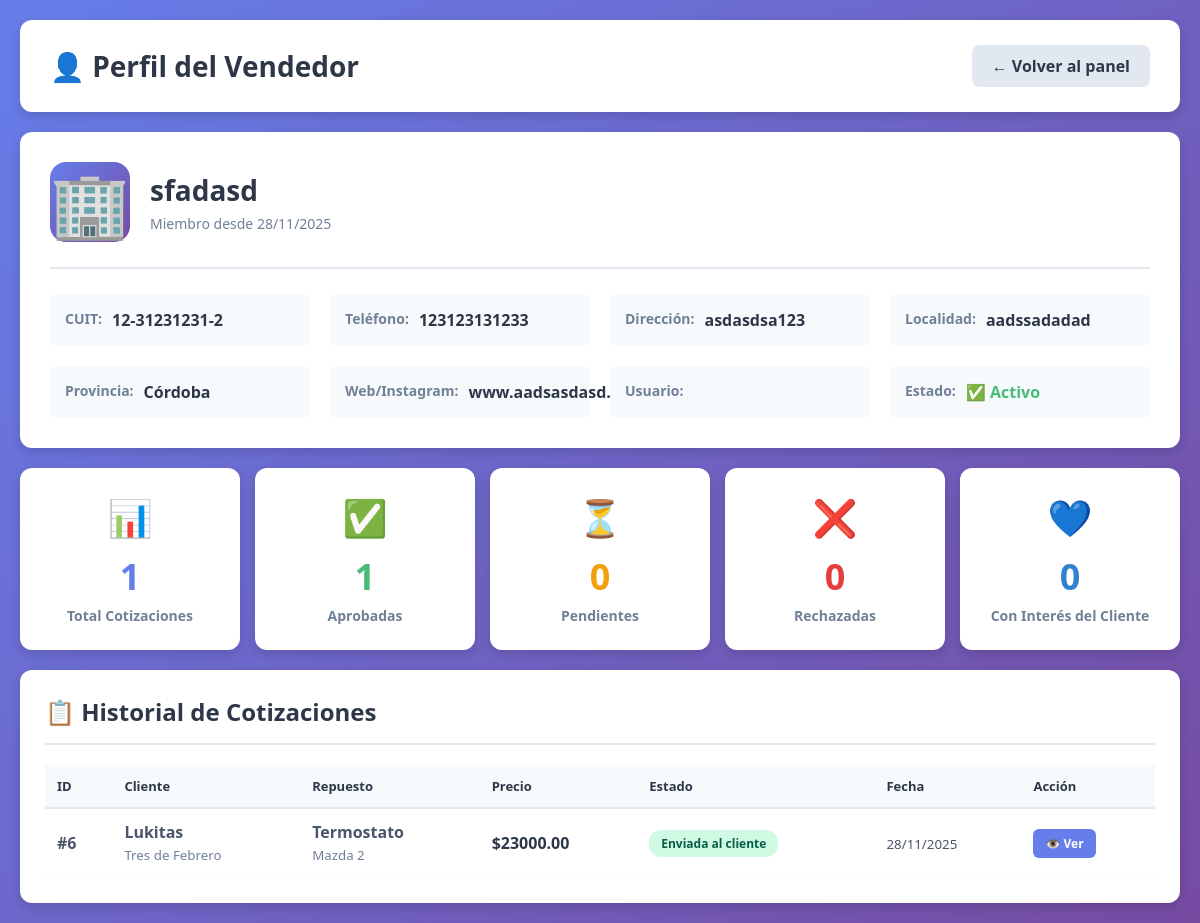
The app's page /vender/admin/vendedor/4/ (signed in) with its own data.
### core/models.py (models this page shows, shortened)
class VendedorEmpresa(models.Model):
    user = models.OneToOneField(User, on_delete=models.CASCADE, related_name='vendedor_empresa')
    nombre_empresa = models.CharField(max_length=200, verbose_name="Nombre de la Empresa")
    cuit = models.CharField(max_length=13, verbose_name="CUIT", unique=True)
    telefono = models.CharField(max_length=20, verbose_name="Teléfono")
    direccion = models.CharField(max_length=300, verbose_name="Dirección")
    localidad = models.CharField(max_length=200, verbose_name="Localidad")
    provincia = models.CharField(max_length=200, verbose_name="Provincia")
    web_ig = models.CharField(max_length=200, verbose_name="Web/Instagram", blank=True)
    latitud = models.DecimalField(max_digits=10, decimal_places=7, verbose_name="Latitud", null=True, blank=True)
    longitud = models.DecimalField(max_digits=10, decimal_places=7, verbose_name="Longitud", null=True, blank=True)
    fecha_registro = models.DateTimeField(auto_now_add=True)
    activo = models.BooleanField(default=True)
    class Meta:
        verbose_name = "Vendedor Empresa"
        verbose_name_plural = "Vendedores Empresas"

class Cotizacion(models.Model):
    ESTADOS = [
        ("pendiente", "Pendiente de revisión"),
        ("enviada", "Enviada al cliente"),
        ("rechazada", "Rechazada"),
        ("cliente_interesado", "Cliente interesado"),
    ]
    solicitud = models.ForeignKey(
        SolicitudCompra,
        on_delete=models.CASCADE,
        related_name="cotizaciones"
    )
    vendedor = models.ForeignKey(
        VendedorEmpresa,
        on_delete=models.CASCADE,
        related_name="cotizaciones"
    )
    precio = models.DecimalField(max_digits=12, decimal_places=2, verbose_name="Precio")
    comentarios = models.TextField(blank=True, verbose_name="Comentarios")
    estado = models.CharField(
        max_length=20,
        choices=ESTADOS,
        default="pendiente",
        verbose_name="Estado"
    )
    fecha_creacion = models.DateTimeField(auto_now_add=True)
    fecha_envio = models.DateTimeField(null=True, blank=True)
    class Meta:
        verbose_name = "Cotización"
        verbose_name_plural = "Cotizaciones"
        unique_together = ['solicitud', 'vendedor']
        ordering = ['-fecha_creacion']

class SolicitudCompra(models.Model):
    URGENCIA_CHOICES = [
        ('baja', 'Baja - Puedo esperar'),
        ('media', 'Media - Lo necesito pronto'),
        ('alta', 'Alta - Urgente'),
        ('super_alta', 'Super Alta - Muy Urgente (en hora)'),
    ]
    CATEGORIA_CHOICES = [
        ('motor', 'Motor'),
        ('transmision', 'Transmisión'),
        ('suspension', 'Suspensión'),
        ('frenos', 'Frenos'),
        ('electrico', 'Sistema Eléctrico'),
        ('carroceria', 'Carrocería'),
        ('interior', 'Interior'),
        ('otros', 'Otros'),
    ]
    marca_auto = models.CharField(max_length=100, verbose_name="Marca del Auto")
    modelo_auto = models.CharField(max_length=100, verbose_name="Modelo del Auto", blank=True)
    año_auto = models.IntegerField(verbose_name="Año del Auto", null=True, blank=True)
    nro_chasis = models.CharField(max_length=100, verbose_name="VIN/Número de Chasis", blank=True, default='')
    categoria_repuesto = models.CharField(max_length=50, choices=CATEGORIA_CHOICES, verbose_name="Categoría del Repuesto")
    repuesto_especifico = models.CharField(max_length=200, verbose_name="Repuesto Específico")
    descripcion_adicional = models.TextField(verbose_name="Descripción Adicional", blank=True)
    urgencia = models.CharField(max_length=20, choices=URGENCIA_CHOICES, verbose_name="Nivel de Urgencia")
    nombre = models.CharField(max_length=200, verbose_name="Nombre")
    celular = models.CharField(max_length=20, verbose_name="Celular", default='')
    localidad = models.CharField(max_length=200, verbose_name="Localidad", blank=True, default='')
    zona = models.CharField(max_length=200, verbose_name="Zona/Provincia", blank=True, default='')
    fecha_solicitud = models.DateTimeField(auto_now_add=True)
    activa = models.BooleanField(default=True)
    class Meta:
        verbose_name = "Solicitud de Compra"
        verbose_name_plural = "Solicitudes de Compra"
        ordering = ['-fecha_solicitud']

### quiero_vender/views.py (the view)
# urls.py: path('admin/vendedor/<int:vendedor_id>/', views.perfil_vendedor_admin, name='perfil_vendedor_admin'),
@staff_member_required
def perfil_vendedor_admin(request, vendedor_id):
    vendedor = get_object_or_404(VendedorEmpresa, id=vendedor_id)
    cotizaciones = Cotizacion.objects.filter(
        vendedor=vendedor
    ).select_related('solicitud').order_by('-fecha_creacion')
    estadisticas = {
        'total_cotizaciones': cotizaciones.count(),
        'aprobadas': cotizaciones.filter(estado='enviada').count(),
        'rechazadas': cotizaciones.filter(estado='rechazada').count(),
        'pendientes': cotizaciones.filter(estado='pendiente').count(),
        'con_interes': cotizaciones.filter(estado='cliente_interesado').count(),
    }
    context = {
        'vendedor': vendedor,
        'cotizaciones': cotizaciones,
        'estadisticas': estadisticas,
    }
    return render(request, 'perfil_vendedor_admin.html', context)

### quiero_vender/templates/perfil_vendedor_admin.html (shortened to what this page needs)
{% load static %}
<!DOCTYPE html>
<html lang="es">
<head>
</head>
<body>
    <div class="container">
        <div class="header">
            <h1>👤 Perfil del Vendedor</h1>
            <a href="{% url 'admin_cotizaciones' %}" class="btn-back">← Volver al panel</a>
        </div>
        <div class="perfil-card">
            <div class="perfil-header">
                <div class="perfil-icon">🏢</div>
                <div class="perfil-info">
                    <h2>{{ vendedor.nombre_empresa }}</h2>
                    <p>Miembro desde {{ vendedor.fecha_registro|date:"d/m/Y" }}</p>
                </div>
            </div>
            <div class="info-grid">
                <div class="info-item">
                    <span class="info-label">CUIT:</span>
                    <span class="info-value">{{ vendedor.cuit }}</span>
                </div>
                <div class="info-item">
                    <span class="info-label">Teléfono:</span>
                    <span class="info-value">{{ vendedor.telefono }}</span>
                </div>
                <div class="info-item">
                    <span class="info-label">Dirección:</span>
                    <span class="info-value">{{ vendedor.direccion }}</span>
                </div>
                <div class="info-item">
                    <span class="info-label">Localidad:</span>
                    <span class="info-value">{{ vendedor.localidad }}</span>
                </div>
                <div class="info-item">
                    <span class="info-label">Provincia:</span>
                    <span class="info-value">{{ vendedor.provincia }}</span>
                </div>
                {% if vendedor.web_ig %}
                <div class="info-item">
                    <span class="info-label">Web/Instagram:</span>
                    <span class="info-value">{{ vendedor.web_ig }}</span>
                </div>
                {% endif %}
                <div class="info-item">
                    <span class="info-label">Usuario:</span>
                    <span class="info-value">{{ vendedor.user.email }}</span>
                </div>
                <div class="info-item">
                    <span class="info-label">Estado:</span>
                    <span class="info-value">
                        {% if vendedor.activo %}
                            <span style="color: #48bb78;">✅ Activo</span>
                        {% else %}
                            <span style="color: #e53e3e;">❌ Inactivo</span>
                        {% endif %}
                    </span>
                </div>
            </div>
        </div>
        <div class="stats-container">
            <div class="stat-card">
                <div class="stat-icon">📊</div>
                <div class="stat-number stat-total">{{ estadisticas.total_cotizaciones }}</div>
                <div class="stat-label">Total Cotizaciones</div>
            </div>
            <div class="stat-card">
                <div class="stat-icon">✅</div>
                <div class="stat-number stat-aprobadas">{{ estadisticas.aprobadas }}</div>
                <div class="stat-label">Aprobadas</div>
            </div>
            <div class="stat-card">
                <div class="stat-icon">⏳</div>
                <div class="stat-number stat-pendientes">{{ estadisticas.pendientes }}</div>
                <div class="stat-label">Pendientes</div>
            </div>
            <div class="stat-card">
                <div class="stat-icon">❌</div>
                <div class="stat-number stat-rechazadas">{{ estadisticas.rechazadas }}</div>
                <div class="stat-label">Rechazadas</div>
            </div>
            <div class="stat-card">
                <div class="stat-icon">💙</div>
                <div class="stat-number stat-interes">{{ estadisticas.con_interes }}</div>
                <div class="stat-label">Con Interés del Cliente</div>
            </div>
        </div>
        <div class="historial-card">
            <h2>📋 Historial de Cotizaciones</h2>
            {% if cotizaciones %}
            <div class="table-wrapper">
                <table>
                    <thead>
                        <tr>
                            <th>ID</th>
                            <th>Cliente</th>
                            <th>Repuesto</th>
                            <th>Precio</th>
                            <th>Estado</th>
                            <th>Fecha</th>
                            <th>Acción</th>
                        </tr>
                    </thead>
                    <tbody>
                        {% for cotizacion in cotizaciones %}
                        <tr>
                            <td><strong>#{{ cotizacion.id }}</strong></td>
                            <td>
                                <strong>{{ cotizacion.solicitud.nombre }}</strong><br>
                                <small style="color: #718096;">{{ cotizacion.solicitud.localidad }}</small>
                            </td>
                            <td>
                                <strong>{{ cotizacion.solicitud.repuesto_especifico }}</strong><br>
                                <small style="color: #718096;">
                                    {{ cotizacion.solicitud.marca_auto }} {{ cotizacion.solicitud.modelo_auto }}
                                </small>
                            </td>
                            <td>
                                <strong style="color: #2d3748; font-size: 16px;">${{ cotizacion.precio }}</strong>
                            </td>
                            <td>
                                <span class="badge badge-{{ cotizacion.estado }}">
                                    {{ cotizacion.get_estado_display }}
                                </span>
                            </td>
                            <td>
                                <small>{{ cotizacion.fecha_creacion|date:"d/m/Y" }}</small>
                            </td>
                            <td>
                                <a href="{% url 'detalle_cotizacion' cotizacion.id %}" class="btn-ver">
                                    👁️ Ver
                                </a>
                            </td>
                        </tr>
                        {% endfor %}
                    </tbody>
                </table>
            </div>
            {% else %}
            <div class="empty-state">
                <div class="empty-state-icon">📭</div>
                <h3>Sin cotizaciones aún</h3>
                <p>Este vendedor no ha enviado cotizaciones todavía</p>
            </div>
            {% endif %}
        </div>
    </div>
</body>
</html>

### quiero_vender/templates/perfil_vendedor_admin.html (style rules this page uses)
* { margin: 0; padding: 0; box-sizing: border-box; }
body { font-family: 'Segoe UI', Tahoma, Geneva, Verdana, sans-serif; background: linear-gradient(135deg, #667eea 0%, #764ba2 100%); min-height: 100vh; padding: 20px; }
.container { max-width: 1400px; margin: 0 auto; }
.header { background: white; padding: 25px 30px; border-radius: 12px; margin-bottom: 20px; box-shadow: 0 4px 12px rgba(0,0,0,0.15); display: flex; justify-content: space-between; align-items: center; }
.header h1 { font-size: 28px; color: #2d3748; }
.btn-back { padding: 10px 20px; background: #e2e8f0; color: #2d3748; text-decoration: none; border-radius: 8px; font-weight: 600; transition: all 0.3s; }
.perfil-card { background: white; border-radius: 12px; padding: 30px; margin-bottom: 20px; box-shadow: 0 4px 12px rgba(0,0,0,0.15); }
.perfil-header { display: flex; align-items: center; gap: 20px; margin-bottom: 25px; padding-bottom: 25px; border-bottom: 2px solid #e2e8f0; }
.perfil-icon { font-size: 64px; width: 80px; height: 80px; display: flex; align-items: center; justify-content: center; background: linear-gradient(135deg, #667eea 0%, #764ba2 100%); border-radius: 16px; color: white; }
.perfil-info h2 { font-size: 28px; color: #2d3748; margin-bottom: 5px; }
.perfil-info p { color: #718096; font-size: 14px; }
.info-grid { display: grid; grid-template-columns: repeat(auto-fit, minmax(250px, 1fr)); gap: 20px; }
.info-item { display: flex; justify-content: left; padding: 15px; background: #f7fafc; border-radius: 8px; }
.info-label { font-weight: 600; color: #718096; font-size: 14px; }
.info-value { color: #2d3748; font-weight: 600; text-align: left; padding-left: 10px ; }
.stats-container { display: grid; grid-template-columns: repeat(auto-fit, minmax(200px, 1fr)); gap: 15px; margin-bottom: 20px; }
.stat-card { background: white; padding: 25px; border-radius: 12px; box-shadow: 0 4px 12px rgba(0,0,0,0.15); text-align: center; transition: transform 0.3s; }
.stat-icon { font-size: 36px; margin-bottom: 10px; }
.stat-number { font-size: 36px; font-weight: 700; margin-bottom: 5px; }
.stat-label { font-size: 14px; color: #718096; font-weight: 600; }
.stat-total { color: #667eea; }
.stat-aprobadas { color: #48bb78; }
.stat-rechazadas { color: #e53e3e; }
.stat-pendientes { color: #f59e0b; }
.stat-interes { color: #3182ce; }
.historial-card { background: white; border-radius: 12px; padding: 25px; box-shadow: 0 4px 12px rgba(0,0,0,0.15); }
.historial-card h2 { font-size: 24px; color: #2d3748; margin-bottom: 20px; padding-bottom: 15px; border-bottom: 2px solid #e2e8f0; }
.table-wrapper { overflow-x: auto; }
table { width: 100%; border-collapse: collapse; }
thead { background: #f7fafc; }
th { padding: 12px; text-align: left; font-weight: 700; color: #2d3748; border-bottom: 2px solid #e2e8f0; font-size: 13px; }
td { padding: 12px; border-bottom: 1px solid #f7fafc; color: #4a5568; }
.badge { padding: 5px 12px; border-radius: 12px; font-size: 12px; font-weight: 600; display: inline-block; }
.badge-enviada { background: #d1fae5; color: #065f46; }
.btn-ver { padding: 6px 12px; background: #667eea; color: white; text-decoration: none; border-radius: 6px; font-size: 12px; font-weight: 600; display: inline-block; transition: all 0.3s; }

### records on screen
VendedorEmpresa: nombre_empresa "sfadasd", fecha_registro "28/11/2025", cuit "12-31231231-2", telefono "123123131233", direccion "asdasdsa123", localidad "aadssadadad", provincia "Córdoba", web_ig "www.aadsasdasd.com.ar"
Cotizacion: id "6", solicitud.nombre "Lukitas", solicitud.localidad "Tres de Febrero", solicitud.repuesto_especifico "Termostato", solicitud.marca_auto "Mazda", solicitud.modelo_auto "2", precio "23000.00", estado "Enviada al cliente", fecha_creacion "28/11/2025"

### other values on screen
{{ estadisticas.total_cotizaciones }} "1"
{{ estadisticas.aprobadas }} "1"
{{ estadisticas.pendientes }} "0"
{{ estadisticas.rechazadas }} "0"
{{ estadisticas.con_interes }} "0"
